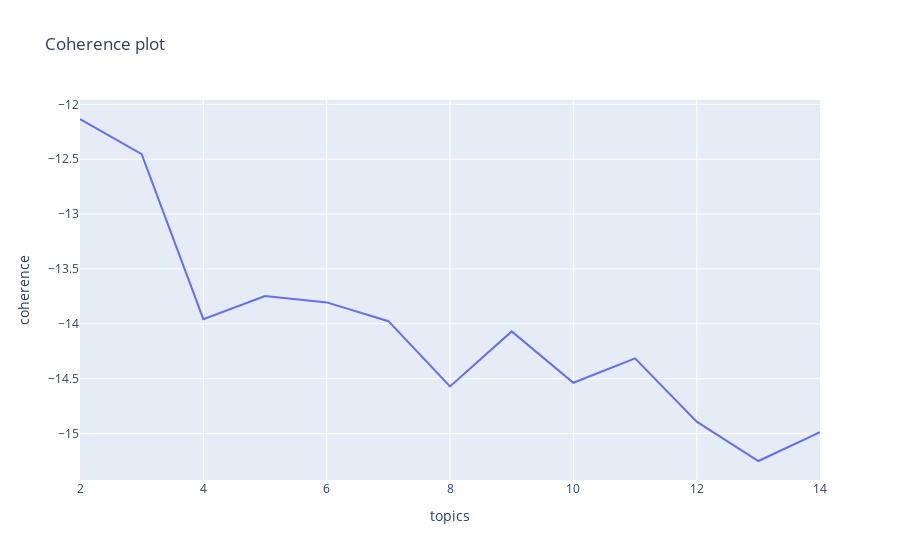

Source (notebook cell):
### Code cell
fig = px.line(post_ts_df, x='topics', y='coherence', title='Coherence plot')
fig.show()

### Figure 1 — Plotly figure (JSON) as saved in the notebook; plotly's stock layout.template omitted (floating-point values rounded to 4 significant figures)
{"data": [{"hovertemplate": "topics=%{x}<br>coherence=%{y}<extra></extra>", "legendgroup": "", "line": {"color": "#636efa", "dash": "solid"}, "marker": {"symbol": "circle"}, "mode": "lines", "name": "", "orientation": "v", "showlegend": false, "type": "scatter", "x": [2, 3, 4, 5, 6, 7, 8, 9, 10, 11, 12, 13, 14], "xaxis": "x", "y": [-12.13, -12.45, -13.96, -13.75, -13.81, -13.98, -14.57, -14.07, -14.54, -14.31, -14.89, -15.25, -14.99], "yaxis": "y"}], "layout": {"legend": {"tracegroupgap": 0}, "title": {"text": "Coherence plot"}, "xaxis": {"anchor": "y", "domain": [0, 1], "title": {"text": "topics"}}, "yaxis": {"anchor": "x", "domain": [0, 1], "title": {"text": "coherence"}}}}
